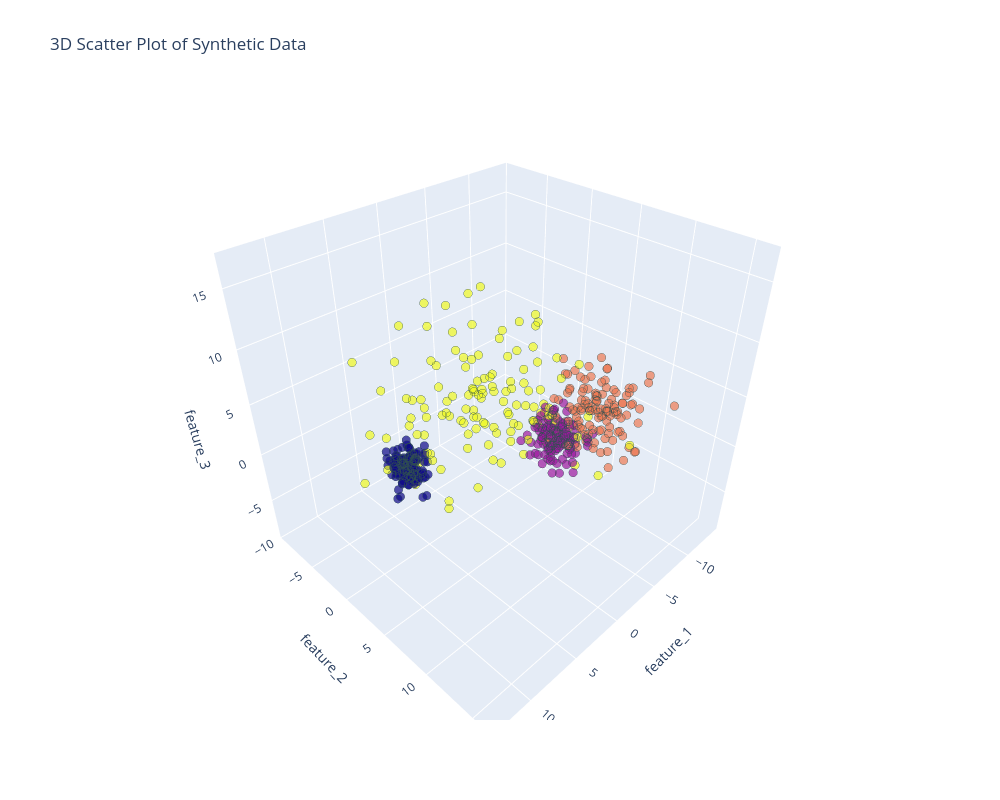

Notebook code for this chart:
### Markdown cell above
---

## Data Understanding
Let's start with displaying the data in an interactive Plotly 3D scatter plot.

### Code cell
df = pd.DataFrame(X, columns=['feature_1', 'feature_2', 'feature_3'])
df['label'] = labels_

fig = px.scatter_3d(df, x='feature_1', y='feature_2', z='feature_3', color='label', opacity=0.7, color_discrete_sequence=px.colors.qualitative.G10, title='3D Scatter Plot of Synthetic Data')
fig.update_traces(marker=dict(size=5, line=dict(width=1, color='DarkSlateGrey')), showlegend=False)
fig.update_layout(coloraxis_showscale=False, width=1000, height=800)  # Remove color bar, resize plot
fig.show()

### Figure 1 — Plotly figure (JSON) as saved in the notebook; plotly's stock layout.template omitted (floating-point values rounded to 4 significant figures; data arrays with more than 128 entries replaced by an {"elided": "..."} marker saying what was removed)
{"data": [{"hovertemplate": "feature_1=%{x}<br>feature_2=%{y}<br>feature_3=%{z}<br>label=%{marker.color}<extra></extra>", "legendgroup": "", "marker": {"color": {"elided": "500 int values"}, "coloraxis": "coloraxis", "line": {"color": "DarkSlateGrey", "width": 1}, "opacity": 0.7, "size": 5, "symbol": "circle"}, "mode": "markers", "name": "", "scene": "scene", "showlegend": false, "type": "scatter3d", "x": {"elided": "500 float values"}, "y": {"elided": "500 float values"}, "z": {"elided": "500 float values"}}], "layout": {"coloraxis": {"colorbar": {"title": {"text": "label"}}, "colorscale": [[0, "#0d0887"], [0.1111, "#46039f"], [0.2222, "#7201a8"], [0.3333, "#9c179e"], [0.4444, "#bd3786"], [0.5556, "#d8576b"], [0.6667, "#ed7953"], [0.7778, "#fb9f3a"], [0.8889, "#fdca26"], [1, "#f0f921"]], "showscale": false}, "height": 800, "legend": {"tracegroupgap": 0}, "scene": {"domain": {"x": [0, 1], "y": [0, 1]}, "xaxis": {"title": {"text": "feature_1"}}, "yaxis": {"title": {"text": "feature_2"}}, "zaxis": {"title": {"text": "feature_3"}}}, "title": {"text": "3D Scatter Plot of Synthetic Data"}, "width": 1000}}
